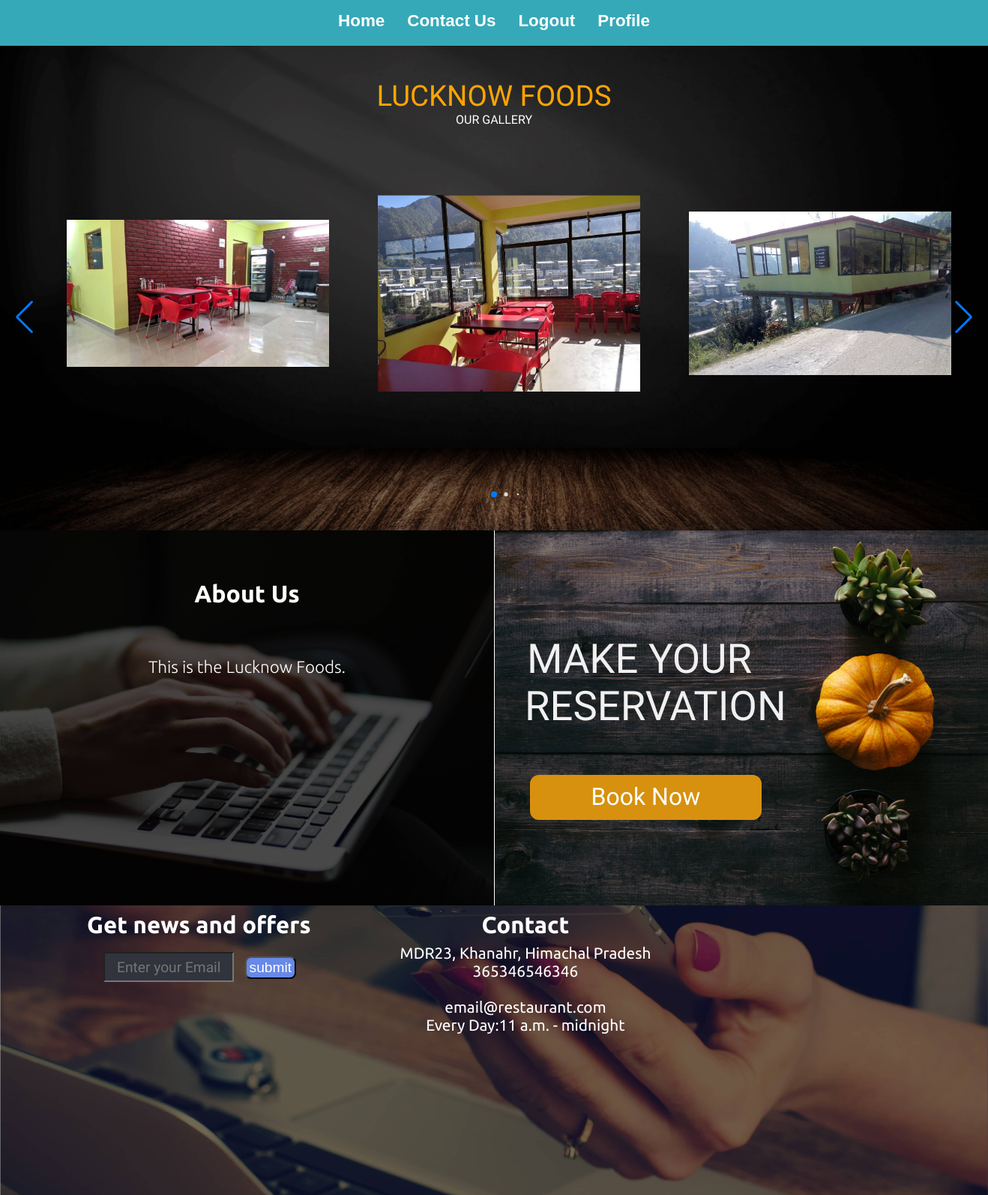
Screenshot of /rest/4 (signed in) with the database file from the repository.
### base/models.py (models this page shows, shortened)
class Restaurant(models.Model):
    host = models.ForeignKey(User, on_delete=models.SET_NULL, null=True)
    name = models.CharField(max_length=200, null=True)
    address = models.CharField(max_length=200, null=True)
    pin = models.IntegerField(blank=True, null=True)
    about = models.TextField(max_length=400, blank=True, null=True)
    menu = models.ImageField(
        upload_to='static/assets/', default='static/assets/pexels-ray-01.jpg', null=True, blank=True)
    img1 = models.ImageField(
        upload_to='static/assets/', default='static/assets/pexels-ray-01.jpg', null=True, blank=True)
    img2 = models.ImageField(
        upload_to='static/assets/', default='static/assets/pexels-ray-01.jpg', null=True, blank=True)
    img3 = models.ImageField(
        upload_to='static/assets/', default='static/assets/pexels-ray-01.jpg', null=True, blank=True)
    img4 = models.ImageField(
        upload_to='static/assets/', default='static/assets/pexels-ray-01.jpg', null=True, blank=True)
    phone1 = models.IntegerField(blank=True, null=True)
    phone2 = models.IntegerField(blank=True, null=True)
    email = models.EmailField(blank=True, null=True)
    openTime = models.TimeField(blank=True, null=True)
    closeTime = models.TimeField(blank=True, null=True)

### base/views.py (the view)
# urls.py: path('rest/<str:pk>', views.rest, name='rest'),
@login_required(login_url='loginPage')
def rest(request, pk):
    restaurant = Restaurant.objects.get(id=pk)
    context = {'restaurant': restaurant}
    return render(request, 'base/rest.html', context)

### base/templates/base/rest.html (shortened to what this page needs)
<!DOCTYPE html>
{% load static %}
<html lang="en">
    <head>
        <link rel="stylesheet" href="{% static 'restaurant/r1/rest1.css' %}" />
        <link
            rel="stylesheet"
            href="{% static 'restaurant/r1/css/swiper-bundle.min.css' %}"
        />
    </head>
    <body>
        <div class="navbar" id="navbar">
            <ul>
                <ul>
                    <li><a href="{% url 'home' %}"> Home</a></li>
                    <li><a href="{% url 'home' %}#main3"> Contact Us</a></li>
                    {% if request.user.is_authenticated %}
                    <li><a href="{% url 'logout' %}"> Logout </a></li>
                    <li>
                        <a href="{% url 'profile' request.user.id %}">
                            Profile
                        </a>
                    </li>
                    {% else%}
                    <li><a href="{% url 'loginPage' %}"> Login/Sign Up </a></li>
                    {% endif %}
                </ul>
            </ul>
        </div>
        <div class="main">
            <div class="gallery">
                <div style="font-size: 2.4rem; color: orange">
                    <br />
                    {{restaurant.name}}
                </div>
                <div style="color: white">OUR GALLERY</div>
                <div class="container-2" id="main2">
                    <div class="slide-container swiper">
                        <div class="slide-content">
                            <div class="card-wrapper swiper-wrapper">
                                <div class="card swiper-slide">
                                    <div class="image-content">
                                        <div class="card-image">
                                            <img
                                                src="{{restaurant.img1.url}}"
                                                alt="Img not found"
                                                class="card-img"
                                            />
                                        </div>
                                    </div>
                                </div>
                                <div class="card swiper-slide">
                                    <div class="image-content">
                                        <div class="card-image">
                                            <img
                                                src="{{restaurant.img2.url}}"
                                                alt=""
                                                class="card-img"
                                            />
                                        </div>
                                    </div>
                                </div>
                                <div class="card swiper-slide">
                                    <div class="image-content">
                                        <div class="card-image">
                                            <img
                                                src="{{restaurant.img3.url}}"
                                                alt=""
                                                class="card-img"
                                            />
                                        </div>
                                    </div>
                                </div>
                            </div>
                        </div>
                        <div class="swiper-button-next swiper-navBtn"></div>
                        <div class="swiper-button-prev swiper-navBtn"></div>
                        <div class="swiper-pagination"></div>
                    </div>
                </div>
            </div>
            <div class="left" id="left">
                <h1>About Us</h1>
                <p id="about">{{restaurant.about}}</p>
            </div>
            <div class="below" id="right"><p>  MAKE YOUR RESERVATION </p>
                <div class="leftbutton" id="" ><a href="{% url 'bookTable' restaurant.id %}">
                    <input
                        type="button"
                        name="btn"
                        id="booknow"
                        value="Book Now"
                /></a>
                    </div>
                </div>
            <div class="top1" >
                <div class="boxes" style="margin-left: 20%;">
                    <h2>&#160;Get news and offers</h2>
                    <form action="">
                        <input
                        type="email"
                        placeholder="Enter your Email"
                        name="email_r1"
                        id="email_r1"
                        required
                    />
                    <button type="submit">submit</button>
                    </form>
                </div>
                <div class="boxes" style="margin-left: 20%;">
                    <h2>Contact</h2>
                    {{restaurant.address}} <br />
                    {{restaurant.phone1}} <br />
                    <br />
                    {{restaurant.email}} <br />
                    Every Day:{{restaurant.openTime}} - {{restaurant.closeTime}}
                </div>
                </div>
            </div>
    </body>
</html>

### static/restaurant/r1/rest1.css (style rules this page uses)
* { margin: 0px; padding: 0px; }
body { background-color: rgb(16, 17, 21); }
html { scroll-behavior: smooth; }
#navbar { font-family: 'Ubuntu', sans-serif; display: flex; align-items: center; position: sticky; top: 0px; z-index: 1000; }
.navbar ul { display: flex; list-style: none; text-decoration: none; margin: 10px; margin: auto; }
#navbar::before { content: ""; background-color: rgb(54, 169, 184); position: absolute; height: 65px; width: 100%; z-index: -1; }
.navbar ul li { list-style: none; text-decoration: none; margin: 10px; padding: 5px; font-family: sans-serif; font-weight: bold; font-size: 1.4rem; }
.navbar ul li a { color: white; text-decoration: none; }
.main { color: white; text-align: center; margin-top: 4px; display: grid; grid-template-rows: repeat(3,1fr); grid-template-columns: repeat(2,1fr); height: 1400px; }
.top1 { font-family: 'ubuntu', sans-serif; background: url('z3.jpg') no-repeat center center/cover; height: 386px; grid-column-start: 1; grid-column-end: 3; display: grid; grid-template-rows: 0.3fr 1fr; grid-template-columns: repeat(3,1fr); }
.boxes { padding: 4px; font-size: 1.3rem ; color: white; margin: 4px; }
.boxes h2 { margin-bottom: 8px; }
#left { background: url('z2.jpg') no-repeat center center/cover; }
.below { font-family: 'Acme', sans-serif; font-weight: lighter; display: grid; grid-template-columns: repeat(4,2fr); grid-template-rows: repeat(4,0.4fr); height: 500px; }
.below p { margin-top: 100px; }
.boxes input { font-size: 1.2rem; margin: 10px; height: 20%px; width: 50%; background-color: rgb(49, 51, 61); }
.boxes button { font-size: 1.2rem; color: white; height: 30px; width: 20%; border-radius: 8px; background-color: #6789e8; }
.gallery { font-family: 'Acme', sans-serif; font-weight: lighter; background: url("first.jpg") no-repeat center center/cover; display: grid; grid-column-start: 1; grid-column-end: 3; }
#left { font-family: 'Ubuntu',sans-serif; font-weight: lighter; }
#left h1 { margin-top: 10%; }
#about { margin-left:8%; margin-right:8%; padding: 10%; font-size: 1.4rem; }
#right { background: url('z1.jpg') no-repeat center center/cover; color: rgb(241, 240, 240); font-size: 3.4rem; justify-content: center; text-align: center; border-left: 1px solid white; }
#right p { font-family: 'Acme', sans-serif; font-weight: lighter; padding: 40px; margin-right: 10%; }
.leftbutton { font-family: 'Acme', sans-serif; font-weight: lighter; grid-column-start: 1; grid-column-end: 4; margin-top: 10px; display: flex; flex-direction: row; margin-left: 8%; }
.leftbutton input { font-family: 'Acme', sans-serif; font-weight: lighter; border: 2px solid #d7910e; background-color: #d7910e; color: white; font-size: 2rem; border-radius: 12px; padding-bottom: 20px; padding-left: 80px; padding-right: 80px; padding-top: 8px; padding-bottom: 10px; height: 60px; justify-content: center; text-align: center; }
input { font-family: 'Acme', sans-serif; font-weight: lighter; height: 36px; outline: none; }
input::placeholder { font-size: 1.2rem; text-align: center; }
input, select { font-size: 14px; }
.container-2 { display: grid; padding: 4px; height: 520px; margin-bottom: 10px; }
.slide-container { height: 500px; max-width: 4020px; width: 1300px; padding: 40px 0; }
.slide-content { margin: 0 40px; overflow: hidden; }
.card { margin-top: 40px; }
.image-content, .card-content { height: 320px; display: flex; flex-direction: column; align-items: center; padding: 10px 14px; }
.image-content { position: relative; padding: 25px 0; }
.card-image { position: relative; height: 150px; width: 150px; padding: 3px; }
.card-image .card-img { background:no-repeat center/cover; height: 300px; width: 350px; margin-left: -80px; object-fit:contain; }
.swiper-navBtn { color: #6E93f7; transition: color 0.3s ease; }
.swiper-navBtn::before, .swiper-navBtn::after { font-size: 35px; }
.swiper-button-next { right: 0; }
.swiper-button-prev { left: 0; }

### rows the page displays
Restaurant: name "LUCKNOW FOODS", img1 (picture), img2 (picture), img3 (picture), about "This is the Lucknow Foods.", address "MDR23, Khanahr, Himachal Pradesh", phone1 "365346546346", email "email@restaurant.com", openTime "11 a.m.", closeTime "midnight"
